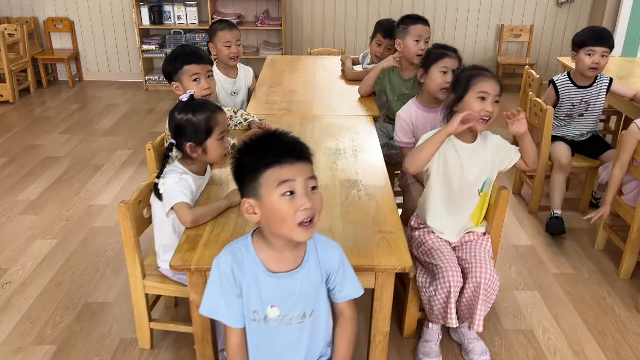
#> input picture frame 9 of Accessory/data/vbrhq_migration_2026-10-04/quality_compare/la8.mp4, 640 x 360 px, given in place of word_world_2.mp4, which was not available
$ python compare_videos.py   (older library calls are emulated)
#> lines starting #> are read from the running program, lines starting #| are printed output that depends on the picture; pictures that were not available may be replaced by others from this repository, and a replacement may not be noted
import cv2, numpy as np

for label, path in [("NORMAL", "/workspace/input_videos/word_world_2.mp4"),
                      ("BAD", "/workspace/Video_Enhancement/temp/rank02_sync-drain-loop_pipe9_LA8.mp4")]:
    cap = cv2.VideoCapture(path)
    total = int(cap.get(cv2.CAP_PROP_FRAME_COUNT))
    ratios = []
    entropies = []
    lap_vars = []
    mse_vals = []
    prev_gray = None
    idx = 0
    while True:
        ret, frame = cap.read()
#> frame is the input picture: shape (360, 640, 3); mean B, G, R 107.5, 130.4, 158.6
        if not ret:
            break
        gray = cv2.cvtColor(frame, cv2.COLOR_BGR2GRAY)
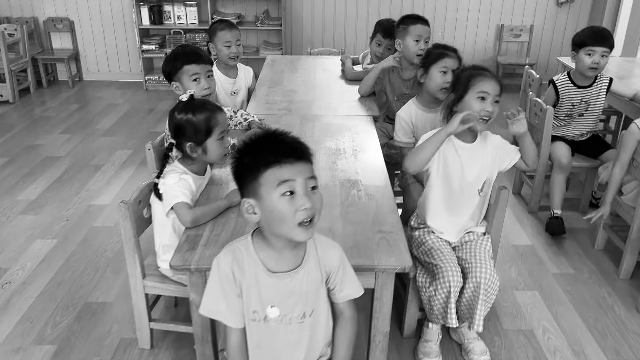
#> gray: shape (360, 640); min 0, max 255, mean 136.2
        h, w = gray.shape
#> h = 360; w = 640
        bs = 16
        blocks = []
        for y in range(0, h, bs):
            for x in range(0, w, bs):
                b = gray[y:min(y+bs,h), x:min(x+bs,w)]
                if b.size > 0:
                    blocks.append(np.var(b))
#> after the loop, blocks = 920 values, max 7894.8 at index 118, min 0.255 at index 896, mean 789.3
        r = sum(1 for v in blocks if v > 800) / len(blocks)
#> r = 0.315
        ratios.append(r)
        lap = cv2.Laplacian(gray, cv2.CV_64F, ksize=3)
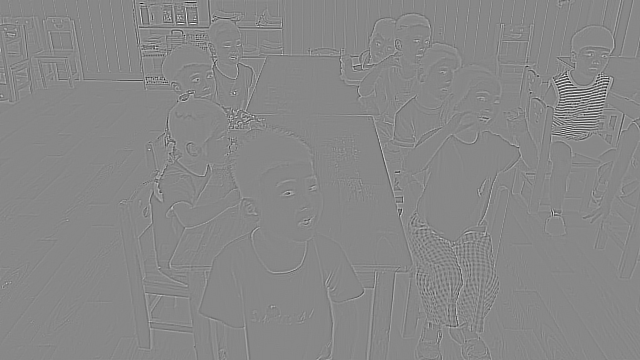
#> lap: shape (360, 640) float64; min -1622, max 1418, mean 0; drawn with min black and max white
        lap_vars.append(lap.var())
        hist = cv2.calcHist([gray], [0], None, [256], [0, 256])
#> hist = 256 values, max 2713 at index 146, min 19 at index 255, mean 900
        hist = hist.ravel() / hist.sum()
#> hist = 256 values, max 0.0118 at index 146, min 8.25e-05 at index 255, mean 0.00391
        hist = hist[hist > 0]
        e = -np.sum(hist * np.log2(hist))
#> e = 7.62
        entropies.append(e)
        if prev_gray is not None:
            m = np.sum((prev_gray.astype('float') - gray.astype('float'))**2) / (h*w)
            mse_vals.append(m)
        prev_gray = gray.copy()
        idx += 1
    cap.release()

    print(f"\n=== {label} ({idx}/{total} frames) ===")
    print(f"Entropy:     min={min(entropies):.4f} max={max(entropies):.4f}")
    print(f"LapVar:      min={min(lap_vars):.2f} max={max(lap_vars):.2f}")
    print(f"BlockRatio:  min={min(ratios):.4f} max={max(ratios):.4f}")
    print(f"MSE:         min={min(mse_vals):.4f} max={max(mse_vals):.2f}")
    # key thresholds
    cnt_r28 = sum(1 for r in ratios if r > 0.28)
    cnt_r26 = sum(1 for r in ratios if r > 0.26)
    cnt_r24 = sum(1 for r in ratios if r > 0.24)
    cnt_e3  = sum(1 for e in entropies if e < 3.0)
    cnt_e4  = sum(1 for e in entropies if e < 4.0)
    cnt_e5  = sum(1 for e in entropies if e < 5.0)
    print(f"Frames ratio>0.28: {cnt_r28}, >0.26: {cnt_r26}, >0.24: {cnt_r24}")
    print(f"Frames ent<3.0: {cnt_e3}, ent<4.0: {cnt_e4}, ent<5.0: {cnt_e5}")
    # combo: high ratio + low entropy
    combo = sum(1 for i in range(min(len(ratios),len(entropies))) if ratios[i] > 0.24 and entropies[i] < 5.0)
    print(f"Frames ratio>0.24 AND ent<5.0: {combo}")

$ run again, starting later in the video
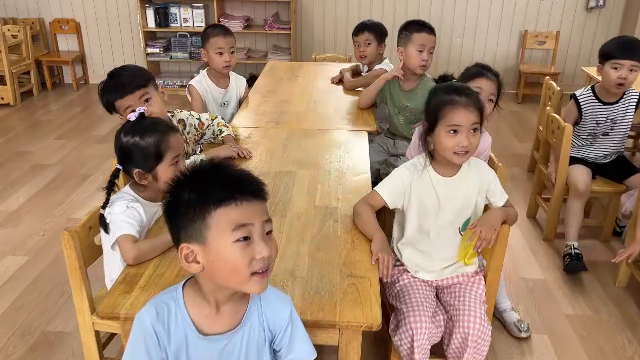
#> input picture frame 40 of Accessory/data/vbrhq_migration_2026-10-04/quality_compare/la8.mp4, 640 x 360 px, given in place of word_world_2.mp4, which was not available
#> frame is the input picture: shape (360, 640, 3); mean B, G, R 105.7, 129.7, 158.9
#> `gray = cv2.cvtColor(frame, cv2.COLOR_BGR2GRAY)`:
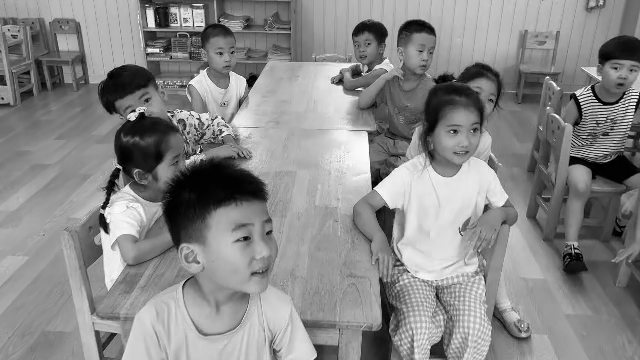
#> gray: shape (360, 640); min 0, max 254, mean 135.7
#> after the loop `for y in range(0, h, bs):`: blocks = 920 values, max 8907.8 at index 463, min 0.177 at index 452, mean 830.3
#> r = 0.346
#> `lap = cv2.Laplacian(gray, cv2.CV_64F, ksize=3)`:
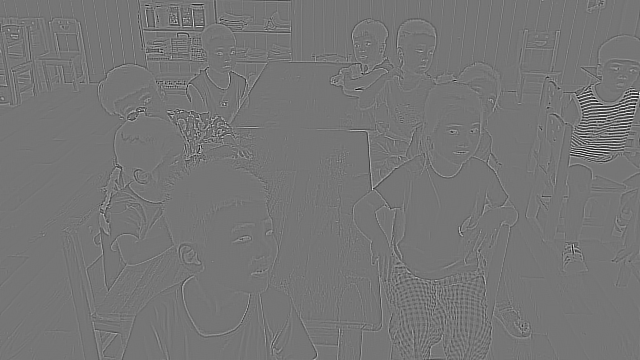
#> lap: shape (360, 640) float64; min -1376, max 1596, mean 0; drawn with min black and max white
#> `hist = cv2.calcHist([gray], [0], None, [256], [0, 256])`: hist = 256 values, max 2715 at index 146, min 0 at index 255, mean 900
#> `hist = hist.ravel() / hist.sum()`: hist = 256 values, max 0.0118 at index 146, min 0 at index 255, mean 0.00391
#> `hist = hist[hist > 0]`: hist = 255 values, max 0.0118 at index 146, min 8.68e-06 at index 253, mean 0.00392
#> e = 7.65

$ run again, starting later in the video
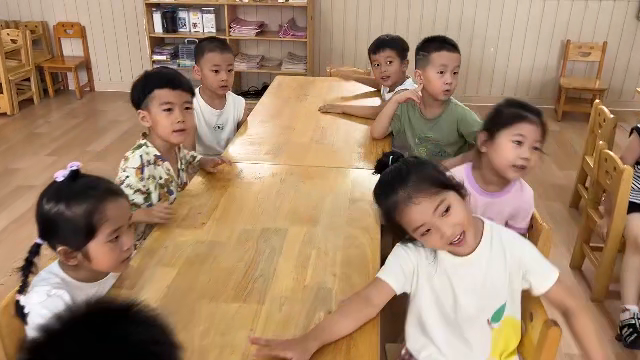
#> input picture frame 72 of Accessory/data/vbrhq_migration_2026-10-04/quality_compare/la8.mp4, 640 x 360 px, given in place of word_world_2.mp4, which was not available
#> frame is the input picture: shape (360, 640, 3); mean B, G, R 105.1, 132.2, 162.4
#> `gray = cv2.cvtColor(frame, cv2.COLOR_BGR2GRAY)`:
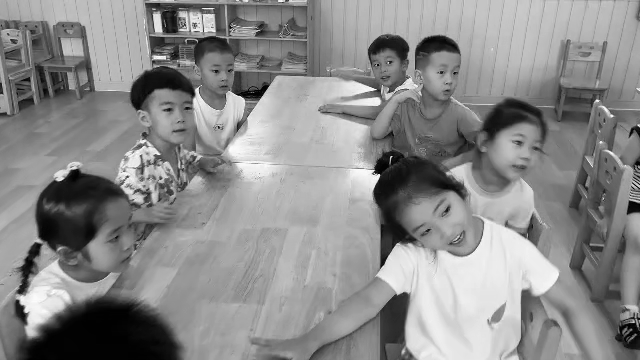
#> gray: shape (360, 640); min 0, max 255, mean 138.2
#> after the loop `for y in range(0, h, bs):`: blocks = 920 values, max 10668.3 at index 463, min 0 at index 845, mean 731.6
#> r = 0.277
#> `lap = cv2.Laplacian(gray, cv2.CV_64F, ksize=3)`:
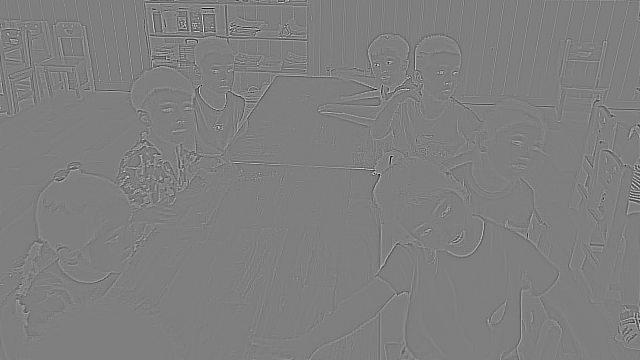
#> lap: shape (360, 640) float64; min -1328, max 1336, mean 0; drawn with min black and max white
#> `hist = cv2.calcHist([gray], [0], None, [256], [0, 256])`: hist = 256 values, max 2632 at index 167, min 1 at index 255, mean 900
#> `hist = hist.ravel() / hist.sum()`: hist = 256 values, max 0.0114 at index 167, min 4.34e-06 at index 255, mean 0.00391
#> e = 7.63
